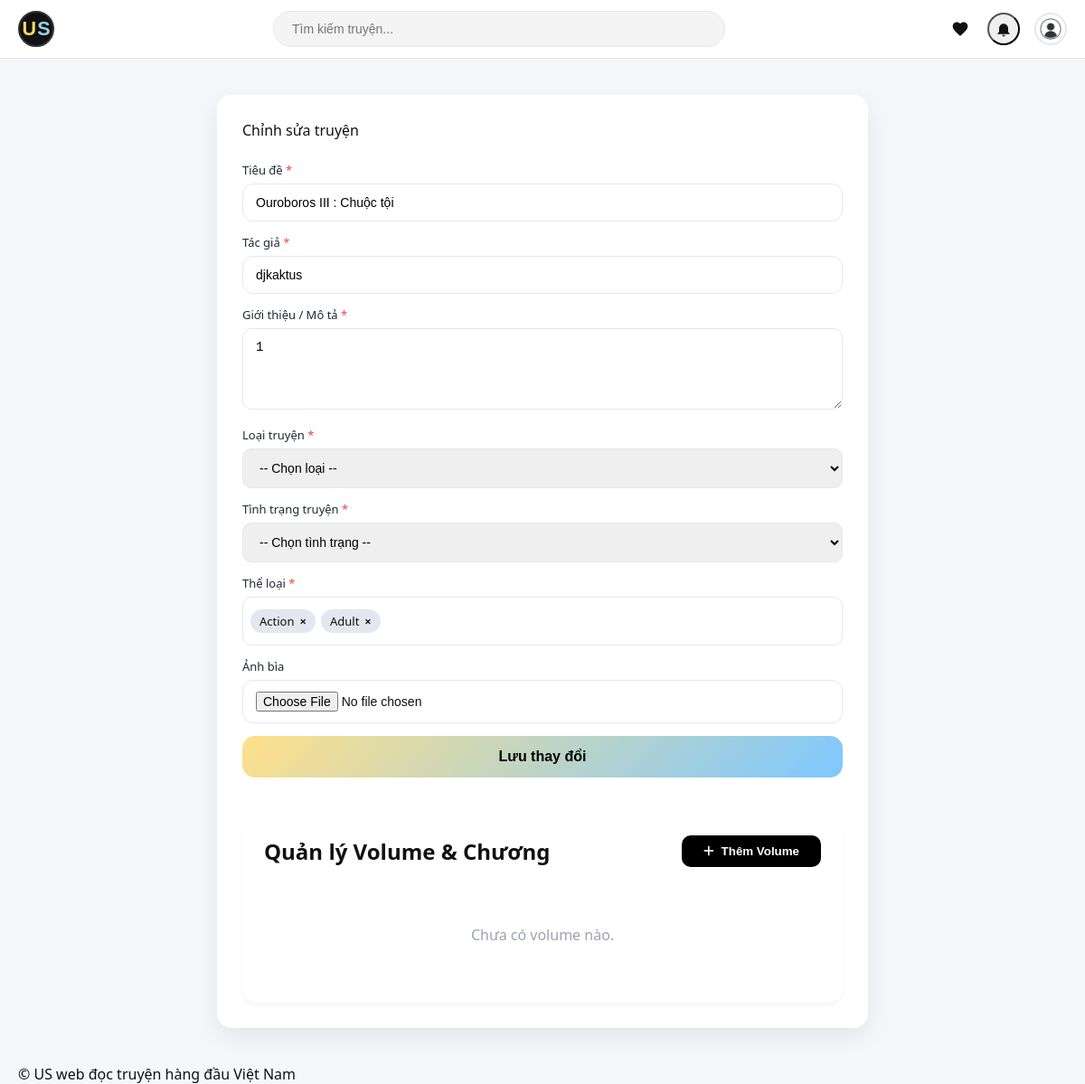
Screenshot of /truyen/ouroboros-iii-chuoc-toi/edit/ (signed in) with the database file from the repository.
### doctruyen/models.py (models this page shows, shortened)
class Truyen(models.Model):
    STATUS_CHOICES = [
        ('dang_ra', 'Đang ra'),
        ('hoan_thanh', 'Hoàn thành'),
        ('tam_ngung', 'Tạm ngưng'),
    ]
    ten = models.CharField(max_length=200)
    tac_gia = models.CharField(max_length=100)
    mo_ta = models.TextField(blank=True)
    anh = models.ImageField(upload_to="truyen/", blank=True, null=True)
    slug = models.SlugField(max_length=200, unique=True, blank=True)
    ngay_dang = models.DateField(auto_now_add=True)
    trang_thai = models.CharField(max_length=20, choices=STATUS_CHOICES, default='dang_ra')
    genres = models.ManyToManyField(Genre, blank=True, related_name="truyens")
    author = models.ForeignKey(
        settings.AUTH_USER_MODEL,
        on_delete=models.CASCADE,
        related_name="truyen_da_dang"
    )
    editors = models.ManyToManyField(
        settings.AUTH_USER_MODEL,
        blank=True,
        related_name="truyen_duoc_uy_quyen"
    )
    class Meta:
        ordering = ["-ngay_dang"]

class Genre(models.Model):
    name = models.CharField(max_length=100, unique=True)
    slug = models.SlugField(max_length=100, unique=True, blank=True)
    class Meta:
        ordering = ["name"]

### doctruyen/views.py (the view)
# urls.py: path('truyen/<slug:slug>/edit/', views.truyen_edit, name='truyen-edit'),
@login_required
def truyen_edit(request, slug):
    truyen = get_object_or_404(Truyen, slug=slug)
    if request.method == 'POST':
        truyen.ten = request.POST.get('ten')
        truyen.tac_gia = request.POST.get('tac_gia')
        if request.FILES.get('anh'): truyen.anh = request.FILES.get('anh')
        truyen.genres.set(request.POST.getlist('genres'))
        truyen.save()
    return render(request, 'doctruyen/truyen_edit.html', {
        'truyen': truyen, 'genres': Genre.objects.all(),
        'volumes': truyen.volumes.all().prefetch_related('chuongs')
    })

### doctruyen/templates/doctruyen/truyen_edit.html (shortened to what this page needs)
{% extends "base.html" %}
{% load static %}
{% block extra_css %}
<link rel="stylesheet" href="https://cdnjs.cloudflare.com/ajax/libs/font-awesome/6.0.0/css/all.min.css">
<link rel="stylesheet" href="{% static 'css/truyen_form.css' %}">
<link rel="stylesheet" href="{% static 'css/volume_chapter.css' %}">
{% endblock %}
{% block content %}
<div class="add-story-container">
  <form method="post" enctype="multipart/form-data">
    {% block truyen_title %}Chỉnh sửa truyện{% endblock %}
    {% include "doctruyen/truyen_form.html" %}
    <button type="submit" class="submit-btn">
      Lưu thay đổi
    </button>
  </form>
  <div class="volume-section">
    {% include "doctruyen/volume_chapter_manager.html" %}
  </div>
</div>
{% endblock %}

### doctruyen/templates/doctruyen/truyen_form.html (shortened to what this page needs)
<div class="form-group">
  <label>Tiêu đề <span>*</span></label>
  <input
    type="text"
    name="ten"
    value="{{ truyen.ten|default_if_none:'' }}"
    required
  >
</div>
<div class="form-group">
  <label>Tác giả <span>*</span></label>
  <input
    type="text"
    name="tac_gia"
    value="{{ truyen.tac_gia|default_if_none:'' }}"
    required
  >
</div>
<div class="form-group">
  <label>Giới thiệu / Mô tả <span>*</span></label>
  <textarea
    name="mo_ta"
    placeholder="Nhập giới thiệu hoặc tóm tắt nội dung truyện..."
    required
  >{{ truyen.mo_ta|default_if_none:'' }}</textarea>
</div>
<div class="form-group">
  <label>Loại truyện <span>*</span></label>
  <select name="story_type">
    <option value="">-- Chọn loại --</option>
  </select>
</div>
<div class="form-group">
  <label>Tình trạng truyện <span>*</span></label>
  <select name="status">
    <option value="">-- Chọn tình trạng --</option>
  </select>
</div>
<div class="form-group">
  <label>Thể loại <span>*</span></label>
  <div class="genre-select">
    <div class="selected-genres" id="selectedGenres">
      {% if truyen %}
        {% for g in truyen.genres.all %}
          <span class="genre-tag" data-id="{{ g.id }}">
            {{ g.name }} <b>×</b>
          </span>
        {% endfor %}
      {% endif %}
    </div>
  </div>
</div>
<div class="form-group">
  <label>Ảnh bìa</label>
  <input type="file" name="anh">
</div>

### static/css/style.css (style rules this page uses)
*, *::before, *::after { box-sizing: border-box; margin: 0; padding: 0; }
body { background-color: #EFF2EB; font-family: -apple-system, BlinkMacSystemFont, "Segoe UI", Roboto, sans-serif; color: #111; }

### static/css/base.css (style rules this page uses)
.form-group { margin-bottom: 16px; }
.form-group label { display: block; margin-bottom: 8px; font-size: 14px; font-weight: 600; color: #111; }
.form-group input, .form-group select { width: 100%; padding: 10px 12px; border: 1px solid #d1d5db; border-radius: 6px; font-size: 14px; }

### static/css/truyen_form.css (style rules this page uses)
body { background: #f5f7fb; font-family: system-ui, -apple-system, BlinkMacSystemFont; }
.add-story-container { max-width: 720px; margin: 40px auto; background: #fff; padding: 28px; border-radius: 16px; box-shadow: 0 10px 30px rgba(0,0,0,0.08); }
.form-group { margin-bottom: 18px; }
.form-group label { display: block; margin-bottom: 6px; font-weight: 600; font-size: 14px; }
.form-group label span { color: #ef4444; }
.form-group input, .form-group select, .form-group textarea { width: 100%; padding: 12px 14px; border-radius: 10px; border: 1px solid #e5e7eb; font-size: 14px; outline: none; }
.form-group textarea { min-height: 90px; resize: vertical; }
.submit-btn { width: 100%; padding: 14px; border: none; border-radius: 14px; background: linear-gradient(135deg, #ffe08a, #7ec8ff); font-size: 16px; font-weight: 600; cursor: pointer; }
.genre-select { border: 1px solid #e5e7eb; padding: 8px; border-radius: 10px; position: relative; background: #fff; }
.selected-genres { display: flex; flex-wrap: wrap; gap: 6px; min-height: 36px; align-items: center; cursor: pointer; }
.genre-tag { background: #e4e6f0; padding: 4px 10px; border-radius: 999px; font-size: 13px; display: flex; align-items: center; gap: 6px; }
.genre-tag b { cursor: pointer; font-weight: 700; }
.genre-tag, .dropdown-item, .selected-genres { user-select: none; }

### static/css/login.css (style rules this page uses)
:root { --auth-yellow: #fff3c4; --auth-yellow-strong: #ffe08a; --auth-blue: #e6f4ff; --auth-blue-strong: #7ec8ff; --auth-text-main: #1f2937; --auth-text-sub: #6b7280; --auth-border: #e5e7eb; --auth-danger: #ef4444; --auth-radius: 18px; --auth-gradient: linear-gradient( 135deg, #6366f1 0%, #ec4899 100% ); }
.form-group { margin-bottom: 14px; }
.form-group label { display: block; margin-bottom: 6px; font-size: 13px; font-weight: 500; color: var(--auth-text-main); }
.form-group input { width: 100%; padding: 12px 14px; font-size: 14px; border-radius: 12px; border: 1px solid var(--auth-border); outline: none; transition: border-color 0.2s, box-shadow 0.2s; }

### rows the page displays
Truyen: ten "Ouroboros III : Chuộc tội", tac_gia "djkaktus", mo_ta "1"
Genre: name "Action"
Genre: name "Adult"
